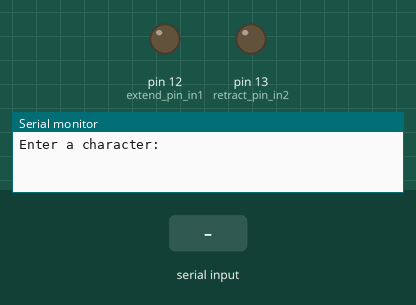
Simulated run of this sketch. Board: Arduino Uno, built with avr-gcc and run on an emulated ATmega328P. On the bench: output pins drawn as LEDs (lit = HIGH), the last lines printed to the serial monitor. Inputs (shaded band) come from the test bench.

Above: at 1.2 s.
1.3 s: "E" received over Serial
At 2.3 s:
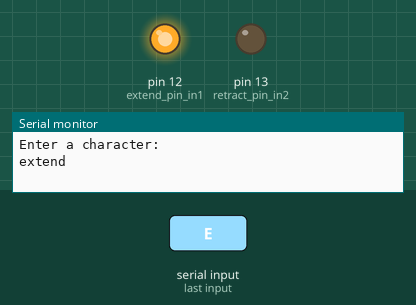
2.8 s: "R" received over Serial
At 3.4 s:
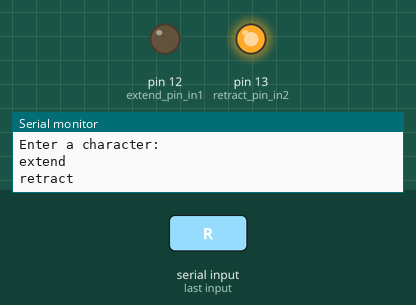
4.3 s: "S" received over Serial
At 4.6 s:
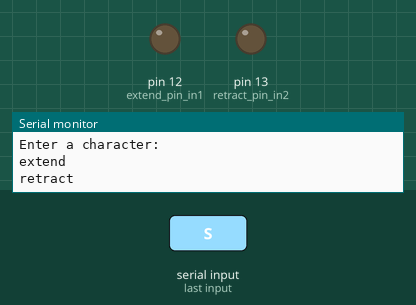
Timing chart, 0 to 7.3 s (numbered marks = the images above; inputs shaded):
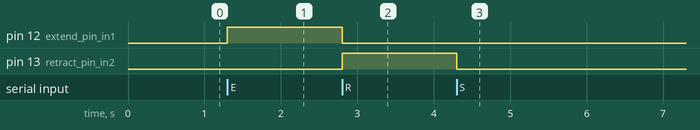

Measured:
- after the input at 1.3 s, pin 12 (extend_pin_in1): LOW → HIGH at once
- after the input at 2.8 s, pin 12 (extend_pin_in1): HIGH → LOW at once; pin 13 (retract_pin_in2): LOW → HIGH at once
- after the input at 4.3 s, pin 13 (retract_pin_in2): HIGH → LOW at once

The sketch:

LinearActuator.ino
```cpp
const int extend_pin_in1 = 12;
const int retract_pin_in2 = 13;

void setup()
{

  Serial.begin(9600); // Start serial communication at 9600 baud rate
  Serial.println("Enter a character:");

  pinMode(extend_pin_in1, OUTPUT);
  pinMode(retract_pin_in2, OUTPUT);
  digitalWrite(extend_pin_in1, LOW);
  digitalWrite(retract_pin_in2, LOW);
}

void loop()
{

  if (Serial.available() > 0)
  {                                    // Check if data has been sent from the computer
    char incomingByte = Serial.read(); // Read the oldest byte in the serial buffer

    if (incomingByte == 'E')
    {
      Serial.print("extend\n");
      digitalWrite(extend_pin_in1, HIGH);
      digitalWrite(retract_pin_in2, LOW);
    }
    else if (incomingByte == 'R')
    {
      Serial.print("retract\n");
      digitalWrite(extend_pin_in1, LOW);
      digitalWrite(retract_pin_in2, HIGH);
    }
    else if (incomingByte == 'S')
    {
      digitalWrite(extend_pin_in1, LOW);
      digitalWrite(retract_pin_in2, LOW);
    }
  }
}
```
